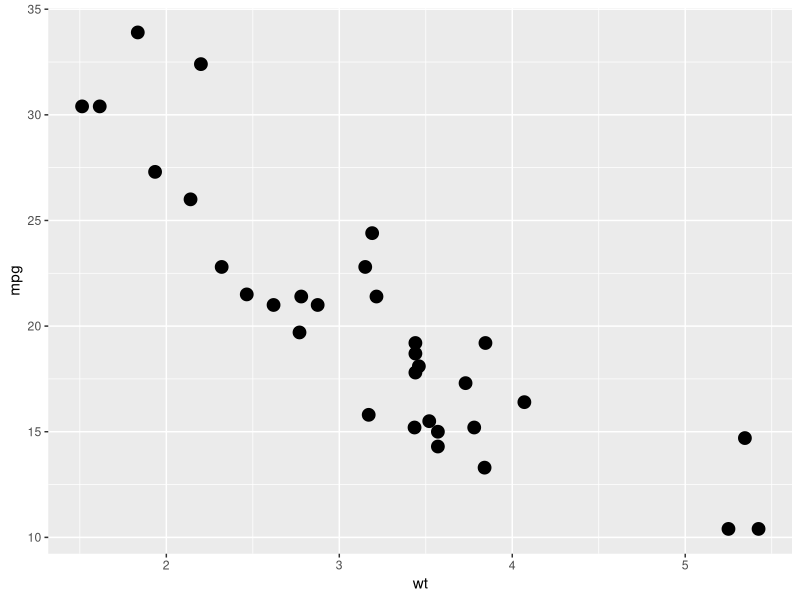
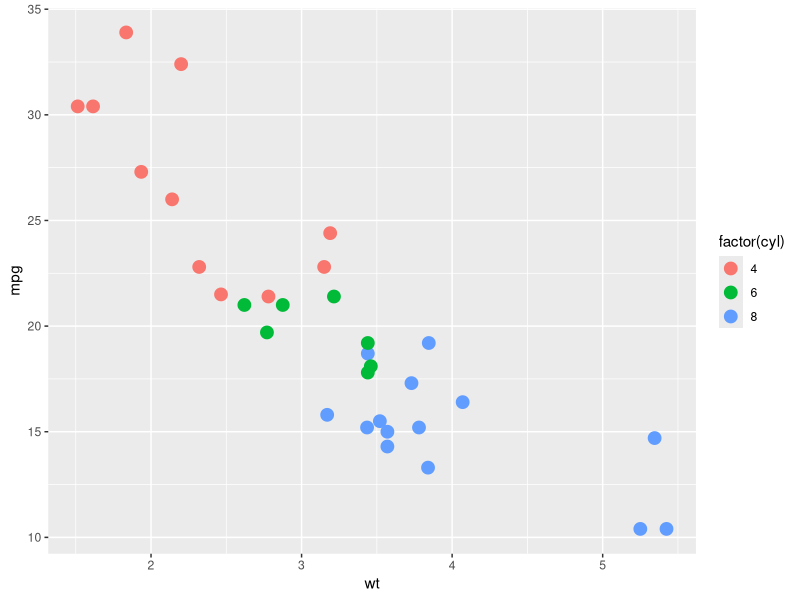
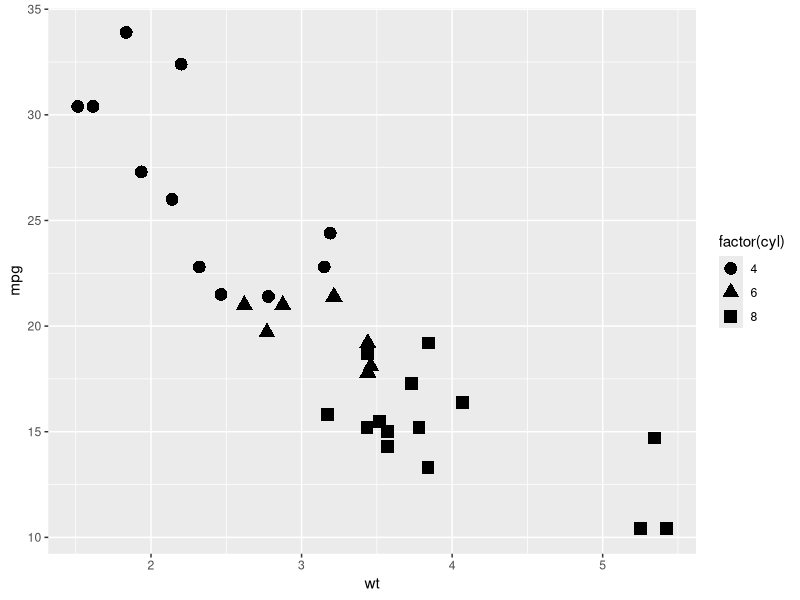
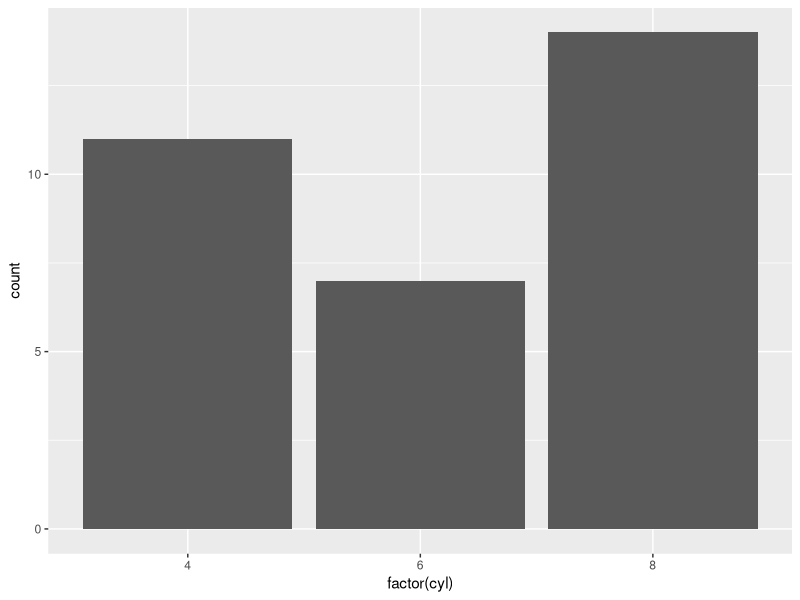
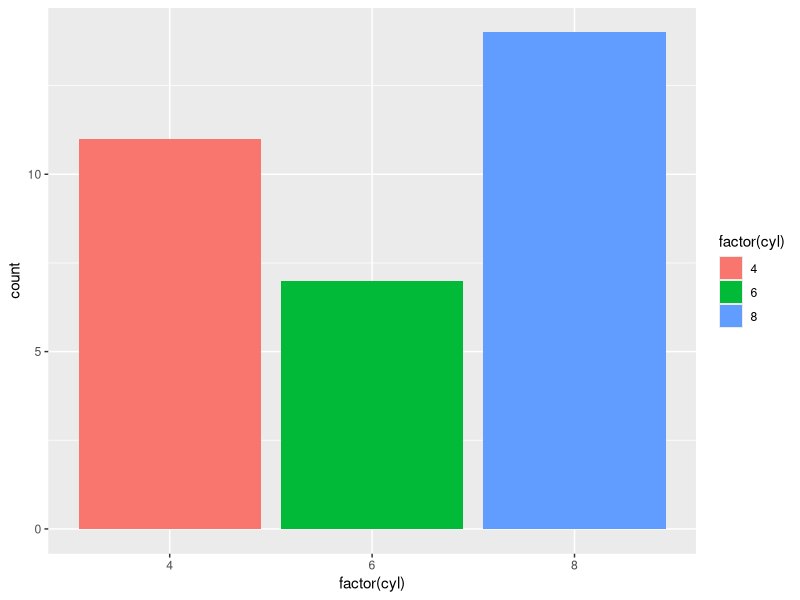
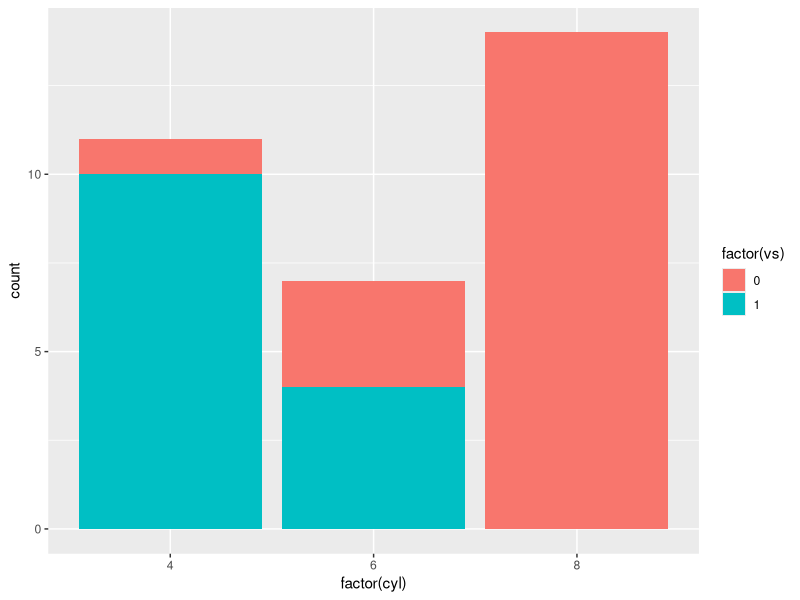
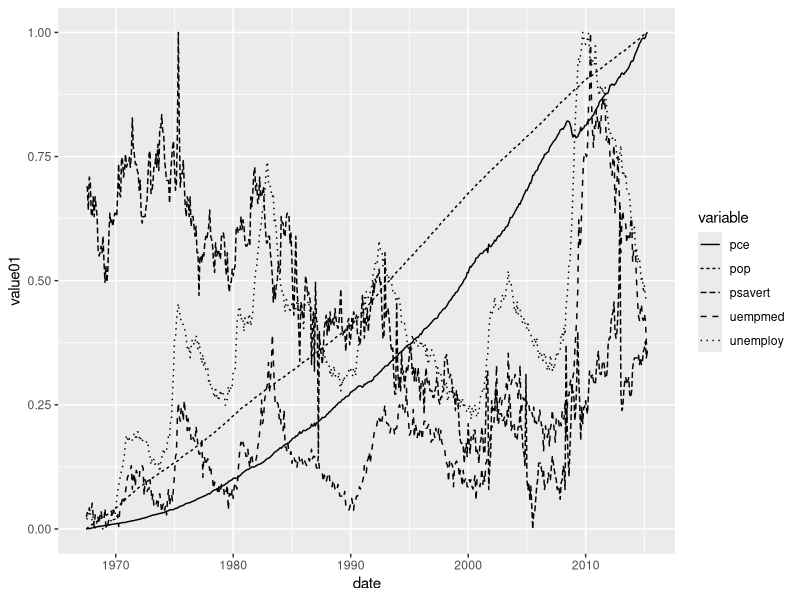
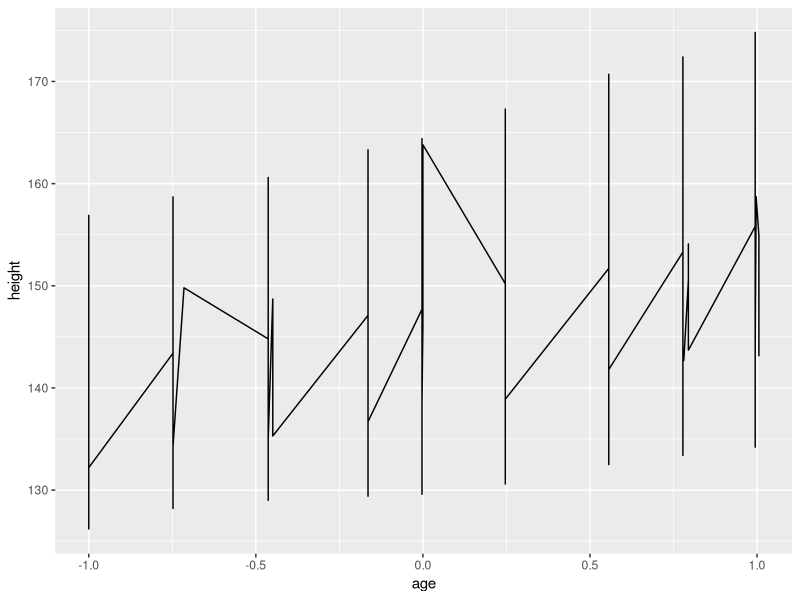

The R source for these figures, in order: (Note: this script raises an error after producing the figures.)
library(ggplot2)

# aes_group_order
p <- ggplot(mtcars, aes(wt, mpg))
# scatter plot
p + geom_point(size = 4)
p + geom_point(aes(colour = factor(cyl)), size = 4)
p + geom_point(aes(shape = factor(cyl)), size = 4)

# Using fill:
p <- ggplot(mtcars, aes(factor(cyl)))
p + geom_bar()
p + geom_bar(aes(fill = factor(cyl)))
p + geom_bar(aes(fill = factor(vs)))

ggplot(economics_long, aes(date, value01)) + geom_line(aes(linetype = variable))

# Multiple groups with one aesthetic:
p <- ggplot(nlme::Oxboys, aes(age, height))
p + geom_line()
p + geom_line(aes(group = Subject))

df <- data.frame(x = 1:10 , y = 1:10)
p <- ggplot(df, aes(x, y))
p + geom_line(linetype = 2)
p + geom_line(linetype = "dotdash")

p + geom_line(linetype = "3313")
p + geom_line(linetype = "33")

# Mapping line type from a grouping variable
p + geom_point(aes(shape = factor(cyl)))
ggplot(economics_long, aes(date, value01)) +
  geom_line(aes(linetype = variable))

# Size examples
p <- ggplot(mtcars, aes(wt, mpg))
p + geom_point(size = 4)
p + geom_point(aes(size = qsec))
p + geom_point(size = 2.5) +
  geom_hline(yintercept = 25, size = 3.5)

# Shape examples
p + geom_point()
p + geom_point(shape = 5)
p + geom_point(shape = "k", size = 3)
p + geom_point(shape = ".")
p + geom_point(shape = NA)

# A look at all 25 symbols
df2 <- data.frame(x = 1:5 , y = 1:25, z = 1:25)
p <- ggplot(df2, aes(x, y))
p + geom_point(aes(shape = z), size = 4) +
  scale_shape_identity()

# While all symbols have a foreground colour, symbols 19-25 also take a
# background colour (fill)
p + geom_point(aes(shape = z), size = 4, colour = "Red") +
  scale_shape_identity()
p + geom_point(aes(shape = z), size = 4, colour = "Red", fill = "Black") +
  scale_shape_identity()

# aes_position:
# Generate data: means and standard errors of means for prices
# for each type of cut
dmod <- lm(price ~ cut, data = diamonds)
cut <- unique(diamonds$cut)
cuts_df <- data.frame(
  cut,
  predict(dmod, data.frame(cut), se = TRUE)[c("fit", "se.fit")]
)
ggplot(cuts_df) +
  aes(
    x = cut,
    y = fit,
    ymin = fit - se.fit,
    ymax = fit + se.fit,
    colour = cut
  ) +
  geom_errorbar()

# Using annotate
p <- ggplot(mtcars, aes(x = wt, y = mpg)) + geom_point()
p
p + annotate(
  "rect", xmin = 2, xmax = 3.5, ymin = 2, ymax = 25,
  fill = "dark grey", alpha = .5
)

# Geom_segment examples
p + geom_segment(
  aes(x = 2, y = 15, xend = 2, yend = 25),
  arrow = arrow(length = unit(0.5, "cm"))
)
p + geom_segment(
  aes(x = 2, y = 15, xend = 3, yend = 15),
  arrow = arrow(length = unit(0.5, "cm"))
)
p + geom_segment(
  aes(x = 5, y = 30, xend = 3.5, yend = 25),
  arrow = arrow(length = unit(0.5, "cm"))
)

# You can also use geom_segment() to recreate plot(type = "h")
# from base R:
counts <- as.data.frame(table(x = rpois(100, 5)))
counts$x <- as.numeric(as.character(counts$x))
with(counts, plot(x, Freq, type = "h", lwd = 10))
ggplot(counts, aes(x = x, y = Freq)) +
  geom_segment(aes(yend = 0, xend = x), size = 10)

# annotate()
p <- ggplot(mtcars, aes(x = wt, y = mpg)) + geom_point()
p + annotate("text", x = 4, y = 25, label = "Some text")
p + annotate("text", x = 2:5, y = 25, label = "Some text")
p + annotate("text", x = mtcars$wt, y = mtcars$mpg, label = "2")
p + annotate("rect", xmin = 3, xmax = 4.2, ymin = 12, ymax = 21,
             alpha = .2)
p + annotate("segment", x = 2.5, xend = 4, y = 15, yend = 25,
             colour = "blue")
p + annotate("pointrange", x = 3.5, y = 20, ymin = 12, ymax = 28,
             colour = "red", size = 1.5)
p + annotate("text", x = 2:3, y = 20:21, label = c("my label", "label 2"))
p + annotate("text", x = 4, y = 25, label = "italic(R) ^ 2 == 0.75",
             parse = TRUE)
p + annotate("text", x = 4, y = 25,
             label = "paste(italic(R) ^ 2, \" = .75\")", parse = TRUE)

# annotation_custom
# Dummy plot
df <- data.frame(x = 1:10, y = 1:10)
base <- ggplot(df, aes(x, y)) +
  geom_blank() +
  theme_bw()
# Full panel annotation
base + annotation_custom(
  grob = grid::roundrectGrob(),
  xmin = -Inf, xmax = Inf, ymin = -Inf, ymax = Inf
)
# Inset plot
df2 <- data.frame(x = 1 , y = 1)
g <- ggplotGrob(ggplot(df2, aes(x, y)) +
                  geom_point() +
                  theme(plot.background = element_rect(colour = "black")))
base +
  annotation_custom(grob = g, xmin = 1, xmax = 10, ymin = 8, ymax = 10)


# annotation_logticks()
# Make a log-log plot (without log ticks)
a <- ggplot(msleep, aes(bodywt, brainwt)) +
  geom_point(na.rm = TRUE) +
  scale_x_log10(
    breaks = scales::trans_breaks("log10", function(x) 10^x),
    labels = scales::trans_format("log10", scales::math_format(10^.x))
  ) +
  scale_y_log10(
    breaks = scales::trans_breaks("log10", function(x) 10^x),
    labels = scales::trans_format("log10", scales::math_format(10^.x))
  ) +
  theme_bw()
a + annotation_logticks() # Default: log ticks on bottom and left
a + annotation_logticks(sides = "lr") # Log ticks for y, on left and right
a + annotation_logticks(sides = "trbl") # All four sides
a + annotation_logticks(sides = "lr", outside = TRUE) +
  coord_cartesian(clip = "off") # Ticks outside plot
# Hide the minor grid lines because they don't align with the ticks
a + annotation_logticks(sides = "trbl") + theme(panel.grid.minor = element_blank())
# Another way to get the same results as 'a' above: log-transform the data before
# plotting it. Also hide the minor grid lines.
b <- ggplot(msleep, aes(log10(bodywt), log10(brainwt))) +
  geom_point(na.rm = TRUE) +
  scale_x_continuous(name = "body", labels = scales::math_format(10^.x)) +
  scale_y_continuous(name = "brain", labels = scales::math_format(10^.x)) +
  theme_bw() + theme(panel.grid.minor = element_blank())
b + annotation_logticks()
# Using a coordinate transform requires scaled = FALSE
t <- ggplot(msleep, aes(bodywt, brainwt)) +
  geom_point() +
  coord_trans(x = "log10", y = "log10") +
  theme_bw()
t + annotation_logticks(scaled = FALSE)
# Change the length of the ticks
a + annotation_logticks(
  short = unit(.5,"mm"),
  mid = unit(3,"mm"),
  long = unit(4,"mm")
)

# annotation_map()
if (require("maps")) {
  usamap <- map_data("state")
  seal.sub <- subset(seals, long > -130 & lat < 45 & lat > 40)
  ggplot(seal.sub, aes(x = long, y = lat)) +
    annotation_map(usamap, fill = NA, colour = "grey50") +
    geom_segment(aes(xend = long + delta_long, yend = lat + delta_lat))
}
if (require("maps")) {
  seal2 <- transform(seal.sub,
                     latr = cut(lat, 2),
                     longr = cut(long, 2))
  ggplot(seal2, aes(x = long, y = lat)) +
    annotation_map(usamap, fill = NA, colour = "grey50") +
    geom_segment(aes(xend = long + delta_long, yend = lat + delta_lat)) +
    facet_grid(latr ~ longr, scales = "free", space = "free")
}

# annotation_raster()
# Generate data
rainbow <- matrix(hcl(seq(0, 360, length.out = 50 * 50), 80, 70), nrow = 50)
ggplot(mtcars, aes(mpg, wt)) +
  geom_point() +
  annotation_raster(rainbow, 15, 20, 3, 4, interpolate = FALSE)
# To fill up whole plot
ggplot(mtcars, aes(mpg, wt)) +
  annotation_raster(rainbow, -Inf, Inf, -Inf, Inf) +
  geom_point()
rainbow2 <- matrix(hcl(seq(0, 360, length.out = 10), 80, 70), nrow = 1)
ggplot(mtcars, aes(mpg, wt)) +
  annotation_raster(rainbow2, -Inf, Inf, -Inf, Inf) +
  geom_point()
rainbow2 <- matrix(hcl(seq(0, 360, length.out = 10), 80, 70), nrow = 1)
ggplot(mtcars, aes(mpg, wt)) +
  annotation_raster(rainbow2, -Inf, Inf, -Inf, Inf, interpolate = TRUE) +
  geom_point()

if (require("maps")) {
  ia <- map_data("county", "iowa")
  mid_range <- function(x) mean(range(x))
  seats <- do.call(rbind, lapply(split(ia, ia$subregion), function(d) {
    data.frame(lat = mid_range(d$lat), long = mid_range(d$long), subregion = unique(d$subregion))
  }))
  ggplot(ia, aes(long, lat)) +
    geom_polygon(aes(group = group), fill = NA, colour = "grey60") +
    geom_text(aes(label = subregion), data = seats, size = 2, angle = 45)
}
if (require("maps")) {
  data(us.cities)
  capitals <- subset(us.cities, capital == 2)
  ggplot(capitals, aes(long, lat)) +
    borders("state") +
    geom_point(aes(size = pop)) +
    scale_size_area() +
    coord_quickmap()
}
if (require("maps")) {
  # Same map, with some world context
  ggplot(capitals, aes(long, lat)) +
    borders("world", fill = "red", colour = "blue", xlim = c(-130, -60), ylim = c(20, 50)) +
    geom_point(aes(size = pop)) +
    scale_size_area() +
    coord_quickmap()
}